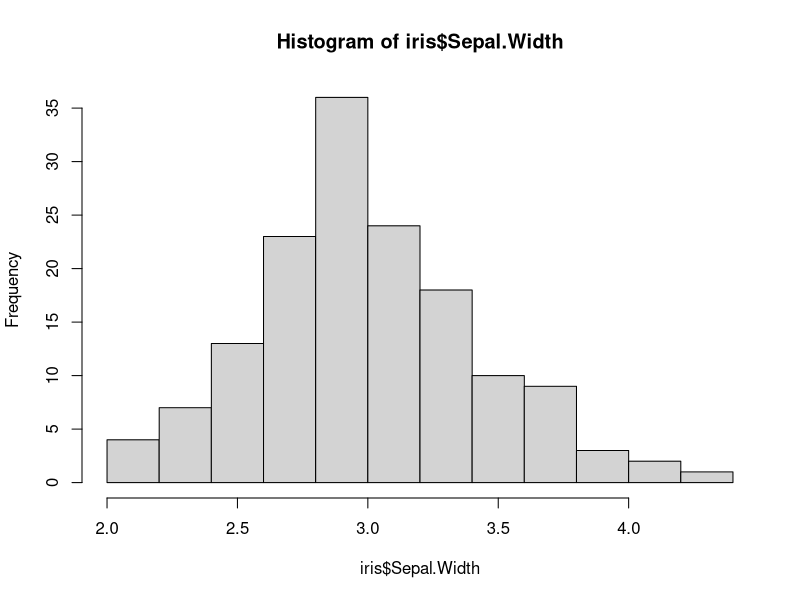
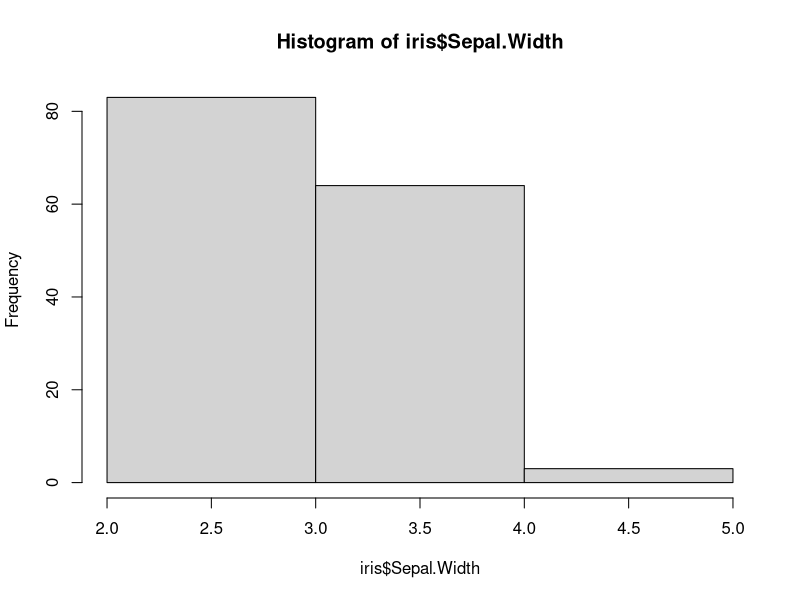
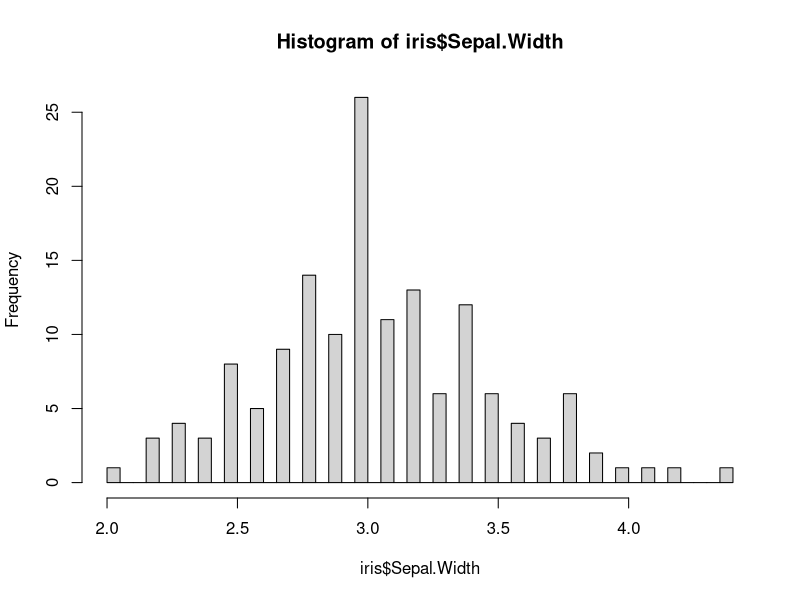
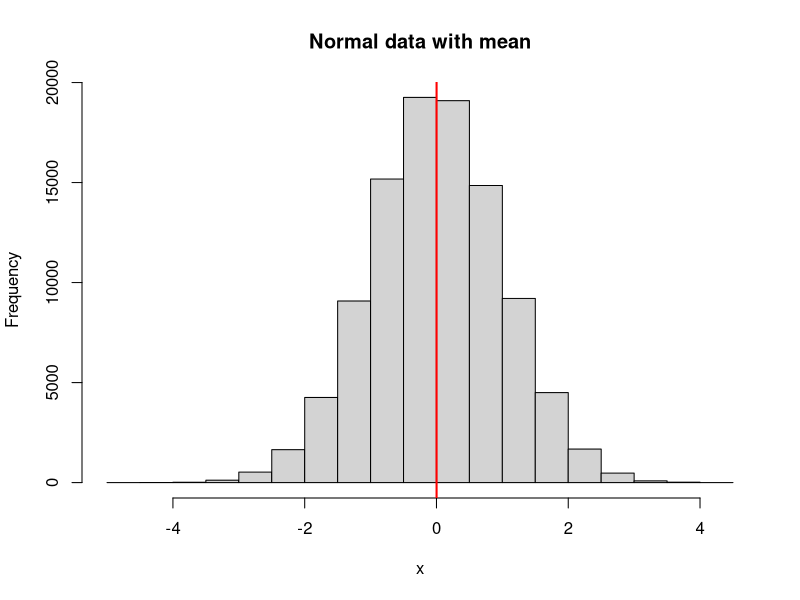
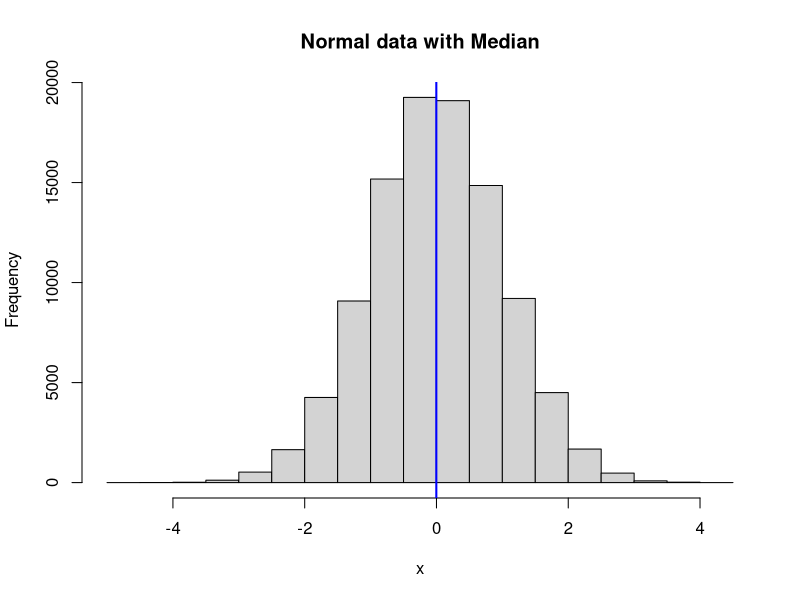
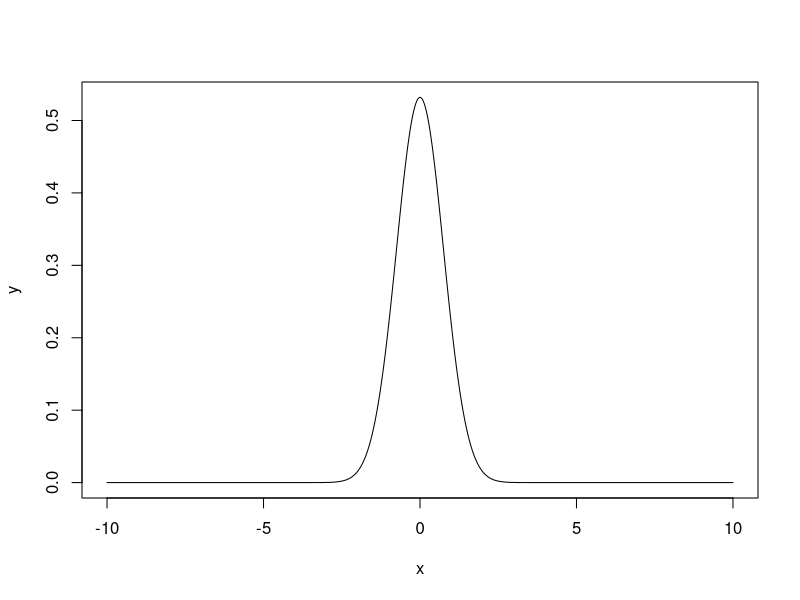
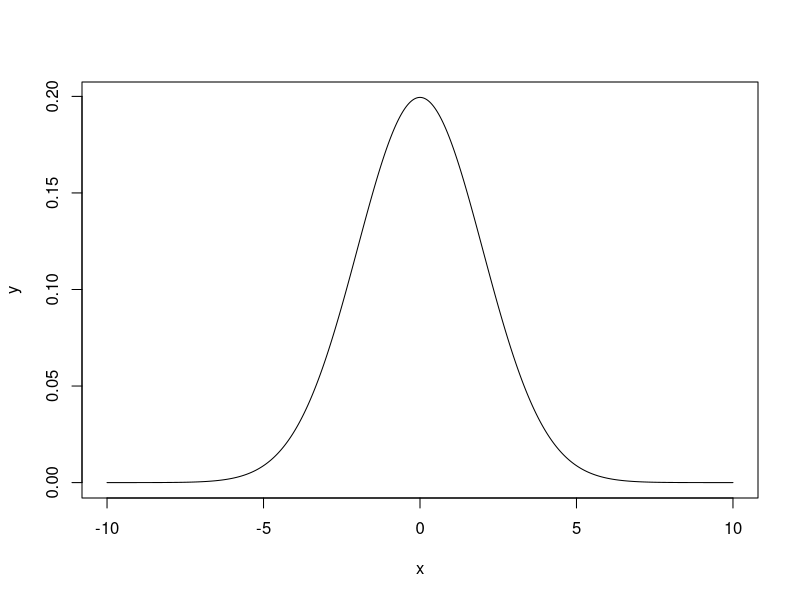
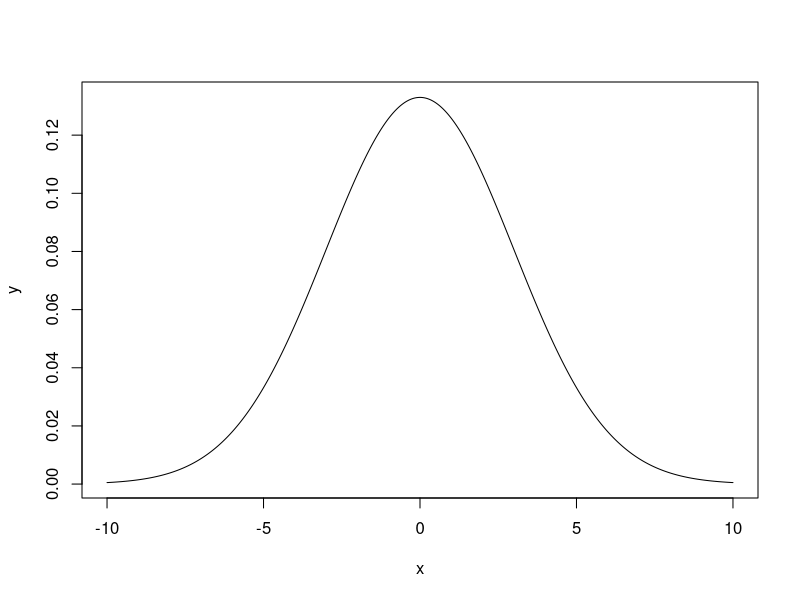

The R source for these figures, in order:
## ---- chunk 1
knitr::opts_chunk$set(echo = TRUE)
set.seed(100)
library(ggplot2)
## ---- chunk 2
#read in the data set called iris
data("iris")
## ---- chunk 3
#the dim function tells us the dimensions of our data set, how many rows and columns of data we have
dim(iris)

#we use the head function to see the top few rows of a data set
head(iris)
## ---- chunk 4
#we use unique to get all the unique values in a set a of data
#the $ after iris tells R we want a column within that data set, in this case, species
unique(iris$Species)
## ---- chunk 5
#the hist function allows us to draw a histogram of a data set
hist(iris$Sepal.Width)
## ---- chunk 6
#we can use the breaks argument in hist to tell it how many breaks we want in our histogram
hist(iris$Sepal.Width, breaks = 3)
## ---- chunk 7
hist(iris$Sepal.Width, breaks = 45)
## ---- chunk 8
#first we generate a random dataset of 100000 values from a noramal distribution
#note that the <- assigns a value to a variable
x <- rnorm(100000)

#then we take it's mean
xBar <- mean(x)

#we draw a histogram of the data
hist(x, main = "Normal data with mean")

#and add a line to the plot where the mean is
abline(v=xBar, col="red", lwd=2)
## ---- chunk 9
#get the median of the data and assign it to xMed
xMed <- median(x)

#we draw a histogram of the data
hist(x, main = "Normal data with Median")

#and add a line to the plot where the median is
abline(v=xMed, col="blue", lwd=2)
## ---- chunk 10
#these are functions we use to randomly sample, and plot random normal data, don't worry about these functions for now, unless you want to! in which case, feel free to worry about them!
#least dispersion
x <- seq(-10, 10, length=1000)
y <- dnorm(x, mean=0, sd=.75)
plot(x, y, type="l", lwd=1)

#medium dispersion
x <- seq(-10, 10, length=1000)
y <- dnorm(x, mean=0, sd=2)
plot(x, y, type="l", lwd=1)

#most dispersion
x <- seq(-10, 10, length=1000)
y <- dnorm(x, mean=0, sd=3)
plot(x, y, type="l", lwd=1)
## ---- chunk 11
#least dispersion
x <- seq(-10, 10, length=1000)
y <- dnorm(x, mean=0, sd=.75)
y.stDev <- .75
plot(x, y, type="l", lwd=1)
abline(v=y.stDev, col="blue", lwd=2)
abline(v=-y.stDev, col="blue", lwd=2)
abline(v=2*y.stDev, col="red", lwd=2)
abline(v=-2*y.stDev, col="red", lwd=2)
abline(v=3*y.stDev, col="green", lwd=2)
abline(v=-3*y.stDev, col="green", lwd=2)

#medium dispersion
x <- seq(-10, 10, length=1000)
y <- dnorm(x, mean=0, sd=2)
y.stDev <- 2
plot(x, y, type="l", lwd=1)
abline(v=y.stDev, col="blue", lwd=2)
abline(v=-y.stDev, col="blue", lwd=2)
abline(v=2*y.stDev, col="red", lwd=2)
abline(v=-2*y.stDev, col="red", lwd=2)
abline(v=3*y.stDev, col="green", lwd=2)
abline(v=-3*y.stDev, col="green", lwd=2)

#most dispersion
x <- seq(-10, 10, length=1000)
y <- dnorm(x, mean=0, sd=3)
y.stDev <- 3
plot(x, y, type="l", lwd=1)
abline(v=y.stDev, col="blue", lwd=2)
abline(v=-y.stDev, col="blue", lwd=2)
abline(v=2*y.stDev, col="red", lwd=2)
abline(v=-2*y.stDev, col="red", lwd=2)
abline(v=3*y.stDev, col="green", lwd=2)
abline(v=-3*y.stDev, col="green", lwd=2)
## ---- chunk 12
#mean
mean(iris$Sepal.Width)
#median
median(iris$Sepal.Width)
## ---- chunk 13
#range (min then max)
range(iris$Sepal.Width)
#variance
var(iris$Sepal.Width)
#standard deviation
#sd gives us standard deviation, but we assign it to a variable here so we can calculate standard error
standardDev <- sd(iris$Sepal.Width)
standardDev
#standardError (remember n=150 here)
standardDev/sqrt(150)
## ---- chunk 14
setosa <- as.data.frame(iris[iris$Species == "setosa",])
versicolor <- as.data.frame(iris[iris$Species == "versicolor",])
virginica <- as.data.frame(iris[iris$Species == "virginica",])

#first lets look at the Sepal length in each species and see if they're (approximately) normally distrubted
setosaSepLenHist <- hist(setosa$Sepal.Length, main="Setosa Sepal Length")
versicolorSepLenHist <- hist(versicolor$Sepal.Length, main="Versicolor Sepal Length")
virginicaSepLenHist <- hist(virginica$Sepal.Length, main="Virginica Sepal Length")

setosaSepLenHist
versicolorSepLenHist
virginicaSepLenHist

#While they clearly aren't perfectly normal, real data we look at in biology is rarely
#exactly normal, we'll treat this data as normal for these tests

#We can also look at all three data sets colored differently to see if the data look
#different next to each other, for some intuition about the results of our test
#for that we'll use a package called ggplot, with the original iris data frame, grouping by species
#Also note that this isn't a histogram, it's something called a density plot, but for this particular exercise we can use it interchangably

ggplot(iris, aes(Sepal.Length, fill=Species)) + geom_density(alpha=0.2)
## ---- chunk 15
t.test(setosa$Sepal.Length, versicolor$Sepal.Length, alternative = "two.sided", var.equal = TRUE)
## ---- chunk 16
t.test(setosa$Sepal.Length, versicolor$Sepal.Length, alternative = "greater", var.equal = TRUE)
## ---- chunk 17
plot(function(x) dt(x, 98), -11,11, main="t-distribution with 98 degrees of freedom")
## ---- chunk 18
t.test(setosa$Sepal.Length, versicolor$Sepal.Length, alternative = "less", var.equal = TRUE)
## ---- chunk 19
t.test(setosa$Sepal.Length, versicolor$Sepal.Length, alternative = "less", var.equal = FALSE)
## ---- chunk 20
#plotting our iris sepal lengh, colored by species
#pch denotes the point shape
#ab line adds a line where we want it, at the mean of the whole data set
plot(iris$Sepal.Length, col=iris$Species, pch=20)
abline(h=mean(iris$Sepal.Length))
## ---- chunk 21
#plotting our iris sepal lengh, colored by species
#pch denotes the point shape
#ab line adds a line where we want it
plot(iris$Sepal.Length, col=iris$Species, pch=20)
abline(h=mean(setosa$Sepal.Length))
abline(h=mean(versicolor$Sepal.Length), col="red")
abline(h=mean(virginica$Sepal.Length), col="green")
## ---- chunk 22
#first we run our anova using the aov function
#we specify the formula for our ANOVA using the syntax (dependent.variable ~ explanaotry.variable(s))
#We use the summary function because, as you can see, the aov output itself doesn't give us a p value (Pr(>F) in the summary)

iris.aov <- aov(Sepal.Length~Species, data=iris)
print("*******aov function output **********")
iris.aov
print("******* summary output ****")
summary(iris.aov)
## ---- chunk 23
#load the package
library(MASS)
data <- table(survey$Smoke, survey$Exer)
data
## ---- chunk 24
total <- sum(data)
total
rowSums(data)/total
colSums(data)/total
## ---- chunk 25
expectedHeavyFreq <- 236*0.0466*0.487
expectedHeavyFreq
## ---- chunk 26
r <- 4
c <- 3
df <- (r-1)*(c-1)
df
## ---- chunk 27
chisq.test(data)
## ---- chunk 28
#first let's look at our data on a plot
plot(iris$Sepal.Length, iris$Sepal.Width)
## ---- chunk 29
#now let's run our actual correlation test
cor(iris$Sepal.Length, iris$Sepal.Width)
cor.test(iris$Sepal.Length, iris$Sepal.Width)
## ---- chunk 30
#First lets read in, and look at our data to make sure we don't have any crazy outliers, or obvious non-linear relationships
data(trees)
plot(trees$Height, trees$Volume)
## ---- chunk 31
model <- lm(formula = Volume ~ Height, data=trees)
summary(model)
